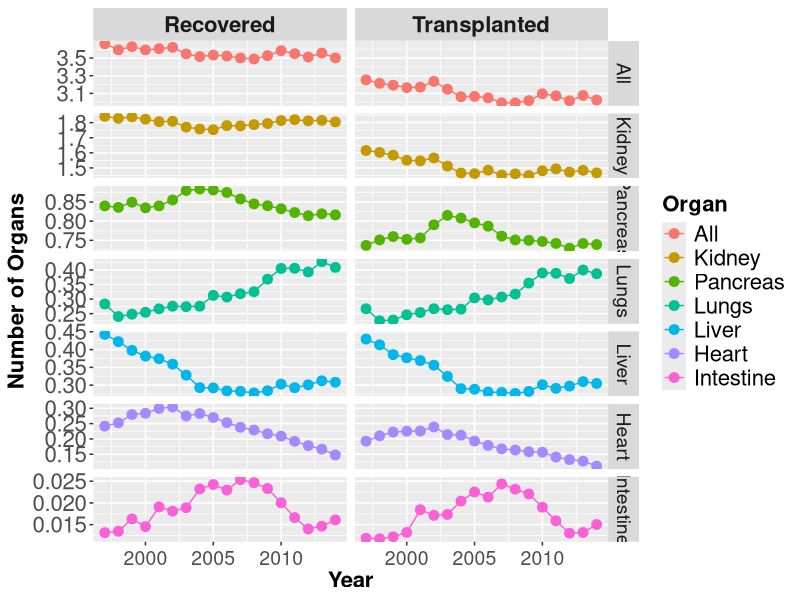
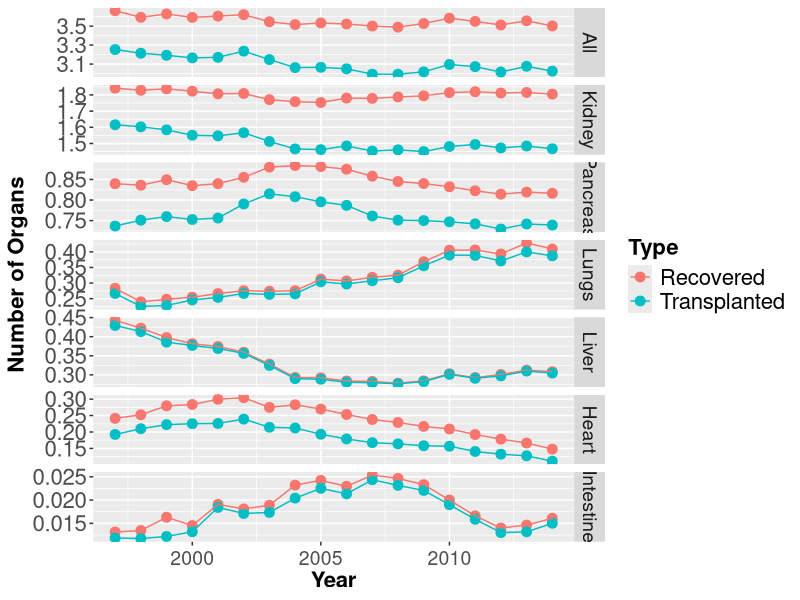
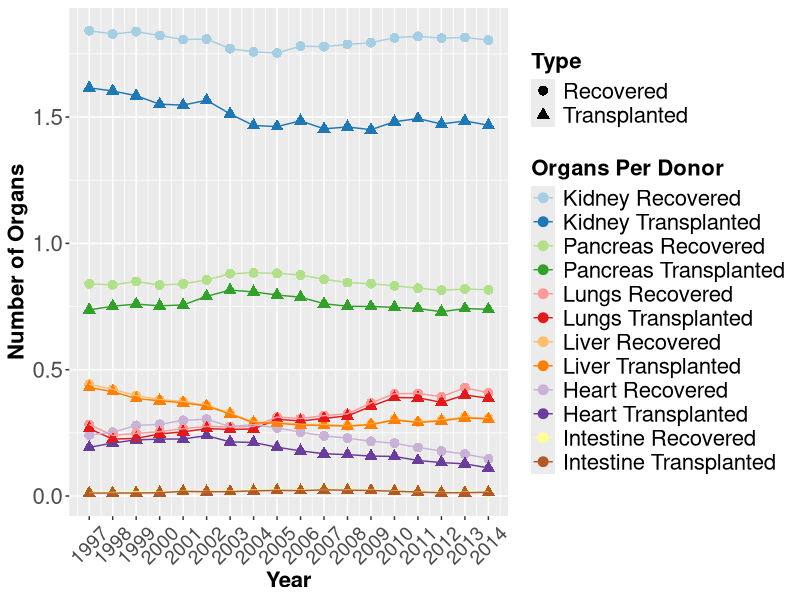

Recreate these plots in R, in order.
## ---- chunk 1
library(ggplot2)
library(scales)
#setwd("C:/Users/ceharvey/Documents/Personal/School/Statistical-Graphics/Redesign")
setwd("C:/Users/chris_000/Documents/school/Statistical-Graphics/Redesign")


data = read.csv("Line3.csv")
data$Organ <- factor(data$Organ,levels = c("All","Kidney", "Pancreas", "Lungs", "Liver","Heart","Intestine"))
data$Type <- factor(data$Type)
data$OrganType <- factor(data$OrganType, levels = c("All Recovered","All Transplanted","Kidney Recovered","Kidney Transplanted","Pancreas Recovered","Pancreas Transplanted","Lungs Recovered","Lungs Transplanted","Liver Recovered"       ,"Liver Transplanted","Heart Recovered","Heart Transplanted","Intestine Recovered","Intestine Transplanted"))

## ---- chunk 2
p <- ggplot(data, aes(Year, Value, color=Organ))+geom_point(size=3)+geom_line()
p+labs(y = "Number of Organs", x="Year")+facet_grid(Organ ~ Type, scales = "free")+ theme(title = element_text(size=18, face="bold"),strip.text.x = element_text(size=16, face="bold"), strip.text.y = element_text(size=14), axis.title.x = element_text(face="bold", size=16), axis.text.x  = element_text(vjust=0.5, size=14), axis.title.y = element_text(face="bold", size=16), axis.text.y  = element_text(size=16), legend.text = element_text( size=16), legend.title = element_text( size=16))
## ---- chunk 3
p <- ggplot(data, aes(Year, Value, color=Type))+geom_point(size=3)+geom_line()
p+labs(y = "Number of Organs", x="Year")+facet_grid(Organ ~ ., scales = "free")+ theme(title = element_text(size=18, face="bold"),strip.text.x = element_text(size=16, face="bold"), strip.text.y = element_text(size=14), axis.title.x = element_text(face="bold", size=16), axis.text.x  = element_text(vjust=0.5, size=14), axis.title.y = element_text(face="bold", size=16), axis.text.y  = element_text(size=16), legend.text = element_text( size=16), legend.title = element_text( size=16))
## ---- chunk 4
newdata <- data[ which((data$Organ !='All')), ]
p <- ggplot(newdata, aes(Year, Value, color=OrganType, shape=Type))+geom_point(size=3)+geom_line()+scale_x_continuous(breaks=seq(1997, 2014, 1))
p+labs(y = "Number of Organs", x="Year")+ theme(title = element_text(size=18, face="bold"),strip.text.x = element_text(size=16, face="bold"), strip.text.y = element_text(size=14), axis.title.x = element_text(face="bold", size=16), axis.text.x  = element_text(vjust=0.5, size=14, angle=45), axis.title.y = element_text(face="bold", size=16), axis.text.y  = element_text(size=16), legend.text = element_text( size=16), legend.title = element_text( size=16)) + scale_color_brewer(name="Organs Per Donor",palette="Paired")
